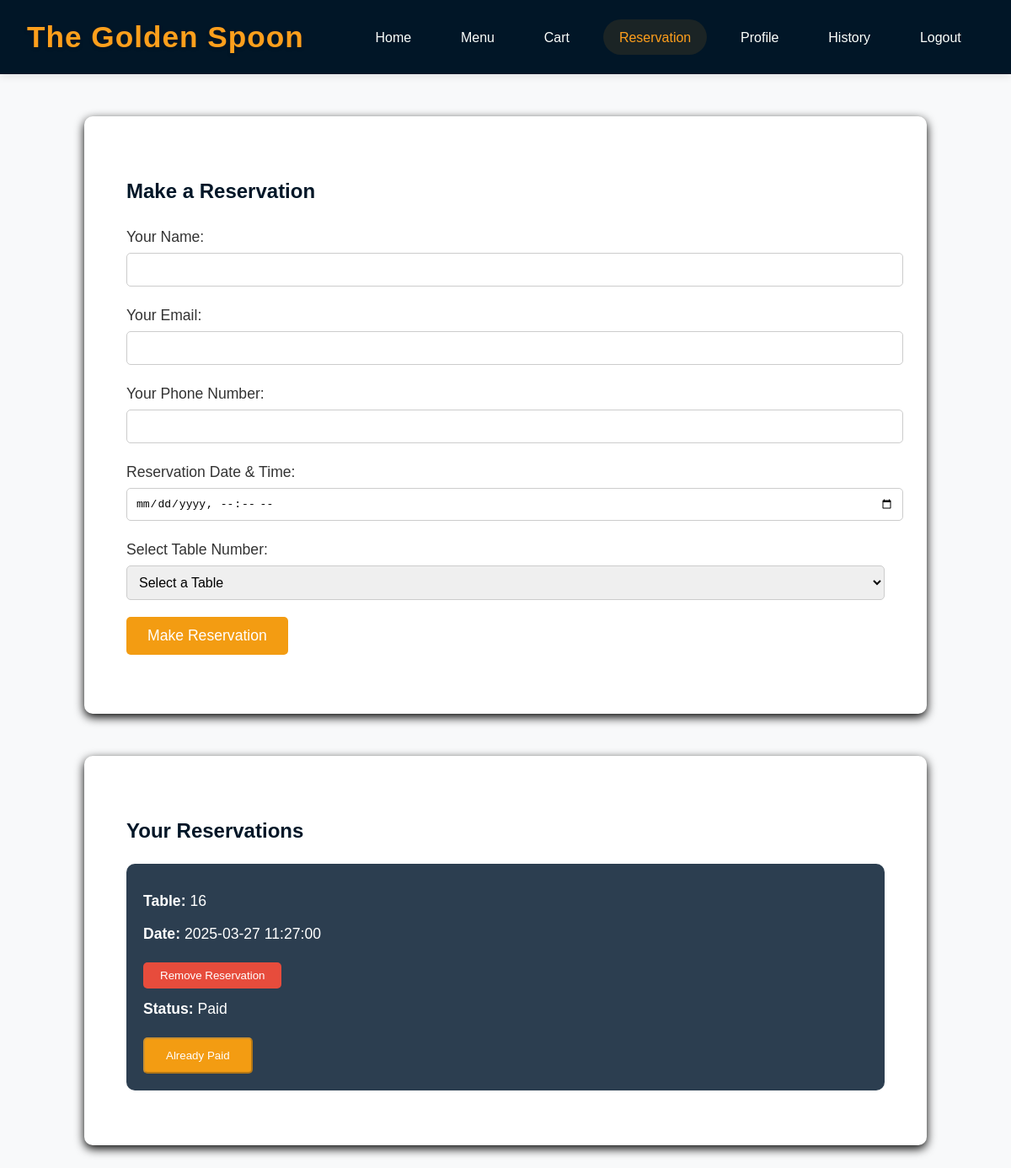
The page /reservation.php (signed in) on the database its author committed.
### tables this page shows
CREATE TABLE `reservations` (
  `id` int(11) NOT NULL,
  `user_id` int(11) NOT NULL,
  `name` varchar(255) NOT NULL,
  `email` varchar(255) NOT NULL,
  `phone` varchar(20) NOT NULL,
  `reservation_date` datetime NOT NULL,
  `table_number` int(11) NOT NULL,
  `payment_status` varchar(50) DEFAULT 'Pending',
  `paypal_transaction_id` varchar(255) DEFAULT NULL,
  `status` varchar(20) DEFAULT 'active'
);

### reservation.php (the view, shortened to what this page needs)
<?php
$user_id = $_SESSION['user_id'];
include('db.php');
$reservations_sql = "SELECT * FROM reservations WHERE user_id = ? AND status = 'active'";
$reservations_stmt = $conn->prepare($reservations_sql);
$reservations_stmt->bind_param('i', $user_id);
$reservations_stmt->execute();
$reservations_result = $reservations_stmt->get_result();
?>
<!DOCTYPE html>
<html lang="en">
<head>
</head>
<body>
    <div class="navbar">
        <h1>The Golden Spoon</h1>
        <div>
            <a href="dashboard.php">Home</a>
            <a href="menu.php">Menu</a>
            <a href="cart.php">Cart</a>
            <a href="reservation.php" class="active">Reservation</a>
            <a href="profile.php">Profile</a>
<a href="history.php">History</a>
            <a href="logout.php">Logout</a>
        </div>
    </div>
    <div class="container">
        <h2>Make a Reservation</h2>
        <form action="reservation.php" method="POST">
            <div class="form-group">
                <label for="name">Your Name:</label>
                <input type="text" id="name" name="name" required>
            </div>
            <div class="form-group">
                <label for="email">Your Email:</label>
                <input type="email" id="email" name="email" required>
            </div>
            <div class="form-group">
                <label for="phone">Your Phone Number:</label>
                <input type="text" id="phone" name="phone" required>
            </div>
            <div class="form-group">
                <label for="reservation_date">Reservation Date & Time:</label>
                <input type="datetime-local" id="reservation_date" name="reservation_date" required>
            </div>
            <div class="form-group">
                <label for="table_number">Select Table Number:</label>
                <select name="table_number" id="table_number" required>
                    <option value="">Select a Table</option>
                </select>
            </div>
            <div class="form-group">
                <button type="submit" name="submit_reservation">Make Reservation</button>
            </div>
        </form>
    </div>
    <div class="container">
        <h2>Your Reservations</h2>
        <?php while ($reservation = $reservations_result->fetch_assoc()) { ?>
            <div class="reservation-item">
                <p><strong>Table:</strong> <?php echo $reservation['table_number']; ?></p>
                <p><strong>Date:</strong> <?php echo $reservation['reservation_date']; ?></p>
                <form method="POST" action="reservation.php">
                    <button type="submit" name="remove_reservation" class="remove-btn">Remove Reservation</button>
                </form>
                <?php if ($reservation['payment_status'] == 'Paid') { ?>
                    <p><strong>Status:</strong> Paid</p>
                    <button disabled class="pay-now">Already Paid</button>
                <?php } else { ?>
                    <a href="pay_now.php?reservation_id=<?php echo $reservation['id']; ?>" class="pay-now">Pay Now</a>
                <?php } ?>
            </div>
        <?php } ?>
    </div>
</body>
</html>

### reservation.php (style rules this page uses)
:root { --primary: #ff9f1c; --secondary: #2ec4b6; --dark: #011627; --light: #fdfffc; --accent: #e71d36; }
body { font-family: 'Poppins', sans-serif; margin: 0; padding: 0; background-color: #f8f9fa; color: var(--dark); line-height: 1.6; }
.navbar { background-color: var(--dark); padding: 1rem 2rem; display: flex; justify-content: space-between; align-items: center; box-shadow: 0 2px 10px rgba(0, 0, 0, 0.1); position: sticky; top: 0; z-index: 1000; }
.navbar h1 { color: var(--primary); font-size: 2.2rem; font-weight: 700; letter-spacing: 1px; margin: 0; font-family: 'Montserrat', sans-serif; text-shadow: 0 2px 4px rgba(0, 0, 0, 0.2); }
.navbar a { color: var(--light); text-decoration: none; padding: 0.8rem 1.2rem; margin: 0 0.5rem; font-size: 1rem; font-weight: 500; border-radius: 50px; transition: all 0.3s ease; position: relative; overflow: hidden; }
.navbar a::before { content: ''; position: absolute; bottom: 0; left: 0; width: 0; height: 2px; background-color: var(--primary); transition: width 0.3s ease; }
.navbar a.active { background-color: rgba(255, 159, 28, 0.1); color: var(--primary); }
.container { max-width: 900px; margin: 50px auto; padding: 50px; background-color: #fff; border-radius: 10px; box-shadow: 0 4px 12px rgba(1, 1, 1, 1.1); }
.form-group { margin-bottom: 20px; }
.form-group label { font-size: 1.1em; color: #333; margin-bottom: 5px; display: block; }
.form-group input, .form-group select { width: 100%; padding: 10px; font-size: 1em; border: 1px solid #ccc; border-radius: 5px; }
.form-group input[type="datetime-local"] { font-size: 1em; }
.form-group button { background-color: #f39c12; color: white; padding: 12px 25px; font-size: 1.1em; border: none; cursor: pointer; border-radius: 5px; }
.reservation-item { padding: 20px; background-color: #2c3e50; color: white; margin-bottom: 15px; border-radius: 10px; }
.reservation-item p { font-size: 1.1em; margin: 10px 0; }
.pay-now { display: inline-block; padding: 12px 25px; background-color: #f39c12; color: white; text-decoration: none; border-radius: 5px; margin-top: 10px; text-align: center; }
.remove-btn { background-color: #e74c3c; color: white; padding: 8px 20px; border: none; border-radius: 5px; cursor: pointer; margin-top: 10px; }

### rows shown on the page
reservations: table_number "16", reservation_date "2025-03-27 11:27:00", shows "Status:", payment_status "Paid"
